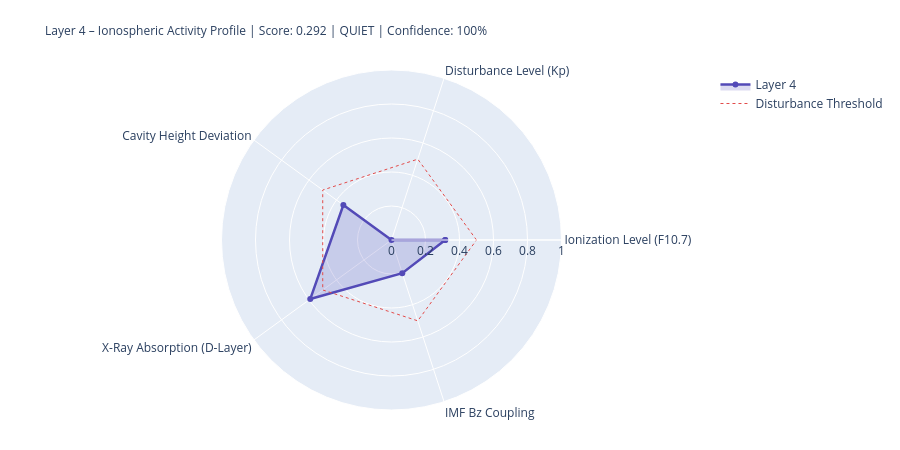

Notebook source saved alongside this figure:
### Markdown cell above
---
## 4. State Assessment & Handoff to Layer 5

### Code cell
# ============================================================
# LAYER-4-SCORE
# ============================================================

COMPONENTS = {
    'Ionization Level (F10.7)':    {'score': ioniz,       'source': 'primary' if f107_now else 'from_layer0', 'dynamic': True},
    'Disturbance Level (Kp)':          {'score': disturb,     'source': 'primary' if kp_now   else 'from_layer0', 'dynamic': True},
    'Cavity Height Deviation':    {'score': h_dev,       'source': 'derived',                                'dynamic': True},
    'X-Ray Absorption (D-Layer)':{'score': xray_ioniz,  'source': 'primary' if xray_now else 'missing',     'dynamic': True},
    'IMF Bz Coupling':             {'score': bz_coupling, 'source': 'primary' if bz_now   else 'from_layer0', 'dynamic': True},
}

available    = {k: v['score'] for k, v in COMPONENTS.items() if v['score'] is not None}
unavailable  = [k for k, v in COMPONENTS.items() if v['score'] is None]
layer4_score = round(sum(available.values()) / len(available), 4) if available else None
confidence   = round(len(available) / len(COMPONENTS), 2)
level = ('unknown' if layer4_score is None
         else 'quiet'   if layer4_score < 0.3
         else 'moderate' if layer4_score < 0.6
         else 'active')
dominant_l4 = max(available, key=available.get) if available else 'none'

# Resonance delta for Schumann SR-1
sr1_ref = schumann_freq(1, 80.0)
sr1_now = schumann_freq(1, h_eff)
sr1_delta_mhz = (sr1_now - sr1_ref) * 1000

# Propagation conditions
prop_cond = ('disturbed'   if kp_val > 4
             else 'unsettled' if kp_val > 2
             else 'normal')
if xray_class in ['X', 'M']:
    prop_cond = 'Radio-Blackout moeglich'

W = 68
print('=' * W)
print('LAYER 4 – IONOSPHERE – STATE ASSESSMENT')
print('=' * W)
for name, comp in COMPONENTS.items():
    s = comp['score']
    if s is not None:
        bar = '█' * int(s * 20) + '░' * (20 - int(s * 20))
        print(f'  {name:<36} {bar}  {s:.3f}  [{comp["source"]}]')
    else:
        print(f'  {name:<36} {"─" * 20}  n/a   [missing]')
print('-' * W)
print(f'  Score:          {layer4_score:.3f}  ({len(available)}/{len(COMPONENTS)} components)')
print(f'  Confidence:     {confidence:.0%}')
print(f'  Level:          {level.upper()}')
print(f'  Dominant:       {dominant_l4}')
print(f'  Cavity height:  {h_eff:.1f} km  (Ref: 80.0 km)')
print(f'  SR-1:           {sr1_now:.3f} Hz  (Δ {sr1_delta_mhz:+.1f} mHz vs. ref)')
print(f'  Propagation:    {prop_cond}')
print(f'  X-Ray:          {xray_class}-class  ({xray_now:.2e} W/m²)' if xray_now else '  X-Ray:          n/a')
print('=' * W)

# Radar
cats   = list(available.keys())
vals_r = list(available.values())
if len(cats) >= 3:
    fig = go.Figure()
    fig.add_trace(go.Scatterpolar(
        r=vals_r + [vals_r[0]], theta=cats + [cats[0]],
        fill='toself', fillcolor='rgba(83,74,183,0.20)',
        line=dict(color='#534AB7', width=2.5), name='Layer 4'
    ))
    fig.add_trace(go.Scatterpolar(
        r=[0.5] * (len(cats)+1), theta=cats + [cats[0]],
        line=dict(color='#E24B4A', dash='dot', width=1),
        mode='lines', name='Disturbance Threshold'
    ))
    fig.update_layout(
        title=dict(
            text=f'Layer 4 – Ionospheric Activity Profile | Score: {layer4_score:.3f} | {level.upper()} | Confidence: {confidence:.0%}',
            font=dict(size=12)
        ),
        polar=dict(radialaxis=dict(visible=True, range=[0, 1])),
        height=450, showlegend=True,
        margin=dict(l=80, r=80, t=70, b=40)
    )
    fig.show()

### Figure 1 — Plotly figure (JSON) as saved in the notebook; plotly's stock layout.template omitted (floating-point values rounded to 4 significant figures)
{"data": [{"fill": "toself", "fillcolor": "rgba(83,74,183,0.20)", "line": {"color": "#534AB7", "width": 2.5}, "name": "Layer 4", "r": [0.316, 0.0, 0.35, 0.591, 0.205, 0.316], "theta": ["Ionization Level (F10.7)", "Disturbance Level (Kp)", "Cavity Height Deviation", "X-Ray Absorption (D-Layer)", "IMF Bz Coupling", "Ionization Level (F10.7)"], "type": "scatterpolar"}, {"line": {"color": "#E24B4A", "dash": "dot", "width": 1}, "mode": "lines", "name": "Disturbance Threshold", "r": [0.5, 0.5, 0.5, 0.5, 0.5, 0.5], "theta": ["Ionization Level (F10.7)", "Disturbance Level (Kp)", "Cavity Height Deviation", "X-Ray Absorption (D-Layer)", "IMF Bz Coupling", "Ionization Level (F10.7)"], "type": "scatterpolar"}], "layout": {"height": 450, "margin": {"b": 40, "l": 80, "r": 80, "t": 70}, "polar": {"radialaxis": {"range": [0, 1], "visible": true}}, "showlegend": true, "title": {"font": {"size": 12}, "text": "Layer 4 – Ionospheric Activity Profile | Score: 0.292 | QUIET | Confidence: 100%"}}}
